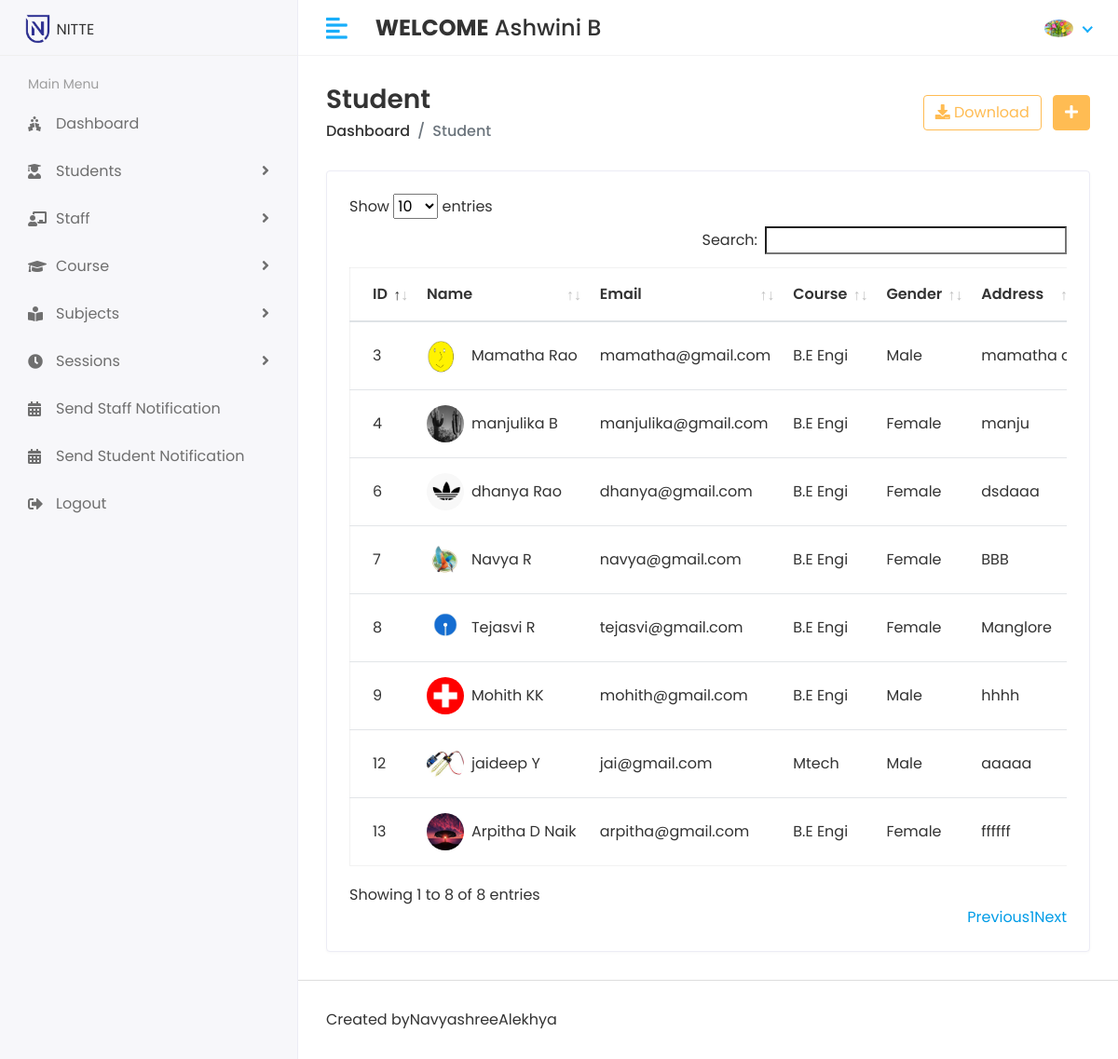
Screenshot of /HOD/Student/View (signed in) with the database file from the repository.
### app/models.py (models this page shows, shortened)
class CustomUser(AbstractUser):
    USER = (
        (1,'HOD'),
        (2,'STAFF'),
        (3,'STUDENT'),
    )
    user_type = models.CharField(choices=USER,max_length=50,default=1)
    profile_pic=models.ImageField(upload_to='media/profile_pic')

class Student(models.Model):
    admin=models.OneToOneField(CustomUser,on_delete=models.CASCADE)
    address = models.TextField()
    gender = models.CharField(max_length=100)
    course_id = models.ForeignKey(Course,on_delete=models.DO_NOTHING)
    session_id = models.ForeignKey(Session_Year,on_delete=models.DO_NOTHING)
    created_at=models.DateTimeField(auto_now_add=True)
    updated_at=models.DateTimeField(auto_now=True)

class Course(models.Model):
    name = models.CharField(max_length=100)
    created_at = models.DateTimeField(auto_now_add=True)
    updated_at = models.DateTimeField(auto_now=True)

### student_management_system/HODviews.py (the view)
# urls.py: path('HOD/Student/View',HODviews.VIEW_STUDENT,name='view_student'),
@login_required(login_url='/')
def VIEW_STUDENT(request):
    student = Student.objects.all() # we will get all data from student model
    context = {
        'student':student
    }
    return render(request,'HOD/view_student.html/',context)

### templates/HOD/view_student.html (shortened to what this page needs)
{% extends "base.html" %}
{% block content %}
<div class="content container-fluid">
    <div class="page-header">
       <div class="row align-items-center">
          <div class="col">
             <h3 class="page-title">Student</h3>
             <ul class="breadcrumb">
                <li class="breadcrumb-item"><a href="index.html">Dashboard</a></li>
                <li class="breadcrumb-item active">Student</li>
             </ul>
          </div>
          <div class="col-auto text-right float-right ml-auto">
             <a href="#" class="btn btn-outline-primary mr-2"><i class="fas fa-download"></i> Download</a>
             <a href="{% url "add_student" %}" class="btn btn-primary"><i class="fas fa-plus"></i></a>
          </div>
       </div>
    </div>
    <div class="row">
       <div class="col-sm-12">
          <div class="card card-table">
             <div class="card-body">
                <div class="table-responsive">
                   <table  id="table_id" class="table table-hover table-center mb-0 " >
                      <thead>
                         <tr>
                            <th>ID</th>
                            <th>Name</th>
                            <th>Email</th>
                            <th>Course</th>
                            <th>Gender</th>
                            <th>Address</th>
                         </tr>
                      </thead>
                      <tbody>
                        {% for i in student  %}
                         <tr>
                            <td>{{i.id}}</td>
                            <td>
                               <h2 class="table-avatar">
                                  <a href="student-details.html" class="avatar avatar-sm mr-2"><img class="avatar-img rounded-circle" src="/{{i.admin.profile_pic}}" alt="User Image"></a>
                                  <a href="student-details.html">{{i.admin.first_name}} {{i.admin.last_name}}</a>
                               </h2>
                            </td>
                            <td>{{i.admin.email}}</td>
                            <td>{{i.course_id.name}}</td>
                            <td>{{i.gender}}</td>
                            <td>{{i.address}}</td>
                         </tr>
                         {% endfor %}
                      </tbody>
                   </table>
                </div>
             </div>
          </div>
       </div>
    </div>
 </div>
{% endblock content %}

### templates/header.html (shortened to what this page needs)
{% load static %}
<div class="header">
    <div class="header-left">
       <a href="index.html" class="logo">
       <img src="{% static 'assets/img/nitte.png' %}" alt="Logo" width="30" height="50">
       </a>
       <p style="padding-top:20px;padding:left:5px">NITTE</p>
    </div>
    <a href="javascript:void(0);" id="toggle_btn">
    <i class="fas fa-align-left"></i>
    </a>
    <div class="top-nav-search mt-3">
       <h4><strong>WELCOME</strong>&nbsp;<span>{{user.first_name}} {{user.last_name}}</span></h4>
    </div>
    <ul class="nav user-menu">
       <li class="nav-item dropdown has-arrow">
          <a href="#" class="dropdown-toggle nav-link" data-toggle="dropdown">
         {% if user.profile_pic == "" %}
         <span class="user-img"><img class="rounded-circle" src="{% static 'assets/img/noimg.jpeg ' %}" width="31" alt="Ryan Taylor"></span>
         {% else %}
         <span class="user-img"><img class="rounded-circle" src="/{{user.profile_pic}}" width="31" alt="Ryan Taylor"></span>
         {% endif %}
         </a>
       </li>
    </ul>
 </div>

### static/assets/css/style.css (style rules this page uses)
html { height: 100%; }
body { background-color: #fff; color: #333; font-family: 'Poppins', sans-serif; font-size: 1rem; height: 100%; line-height: 1.5; overflow-x: hidden; }
h1, h2, h3, h4, h5, h6 { font-family: 'Poppins', sans-serif; margin-top: 0; }
a { color: #009ce7; }
input, button, a { transition: all 0.4s ease; -moz-transition: all 0.4s ease; -o-transition: all 0.4s ease; -ms-transition: all 0.4s ease; -webkit-transition: all 0.4s ease; }
ul, ol { padding: 0px; list-style: none; }
.table { color: #333; max-width: 100%; margin-bottom: 0; width: 100%; }
.table.dataTable { border-collapse: collapse !important; border: 1px solid rgba(0, 0, 0, 0.05); }
table.table td h2 { display: inline-block; font-size: inherit; font-weight: 400; margin: 0; padding: 0; vertical-align: middle; }
table.table td h2.table-avatar { align-items: center; display: inline-flex; font-size: inherit; font-weight: 400; margin: 0; padding: 0; vertical-align: middle; white-space: nowrap; }
table.table td h2 a { color: #333; }
.table thead tr th { font-weight: 600; }
.table tbody tr { border-bottom: 1px solid rgba(0, 0, 0, 0.05); }
.table.table-center td, .table.table-center th { vertical-align: middle; }
.card-table .card-body .table > thead > tr > th { border-top: 0; }
.card-table .card-body .table tr td:first-child, .card-table .card-body .table tr th:first-child { padding-left: 1.5rem; }
.card-table .table td, .card-table .table th { border-top: 1px solid #e2e5e8; padding: 1rem 0.75rem; white-space: nowrap; }
.btn-primary { background-color: #FFBC53; border: 1px solid #FFBC53; }
.btn-outline-primary { color: #FFBC53; border-color: #FFBC53; }
.card { border: 1px solid #ececf5; box-shadow: 0 1px 3px 0 rgba(0, 0, 0, 0.03); margin-bottom: 1.875rem; }
.card-body { padding: 1.5rem; }
.avatar { position: relative; display: inline-block; width: 3rem; height: 3rem }
.avatar > img { width: 100%; height: 100%; -o-object-fit: cover; object-fit: cover; }
.avatar-sm { width: 2.5rem; height: 2.5rem; }
.header { background-color: #fff; border-bottom: 1px solid #f3f3f4; left: 0; position: fixed; right: 0; top: 0; z-index: 1001; height: 60px; }
.header .header-left { float: left; height: 60px; padding: 0 20px; position: relative; width: 320px; z-index: 1; transition: all 0.2s ease-in-out; background-color: #f7f7fa; border-bottom: 1px solid #efefef; border-right: 1px solid #ececf5; display: flex; align-items: center; }
.header .header-left .logo { display: inline-block; line-height: 60px; }
.header .header-left .logo img { max-height: 40px; width: auto; }
.header .dropdown-toggle:after { display: none; }
.header .has-arrow .dropdown-toggle:after { border-top: 0; border-left: 0; border-bottom: 2px solid #18aefa; border-right: 2px solid #18aefa; content: ''; height: 8px; display: inline-block; pointer-events: none; -webkit-transform-origin: 66% 66%; -ms-transform-origin: 66% 66%; transform-origin: 66% 66%; -webkit-transform: rotate(45deg); -ms-transform: rotate(45deg); transform: rotate(45deg); -webkit-transition: all 0.15s ease-in-out; transition: all 0.15s ease-in-out; width: 8px; vertical-align: 0px; }
.user-menu { float: right; margin: 0; position: relative; z-index: 99; padding-right: 15px; }
.user-menu.nav > li > a { color: #a0a0a0; font-size: 14px; line-height: 58px; padding: 0 15px; height: 60px; }
.user-img { margin-right: 3px; position: relative; }
.top-nav-search { float: left; margin-left: 15px; }
.page-wrapper > .content { padding: 1.875rem 1.875rem 0; }
.page-header { margin-bottom: 1.875rem; }
.page-header .breadcrumb { background-color: transparent; color: #6c757d; font-size: 1rem; font-weight: 500; margin-bottom: 0; padding: 0; }
.page-header .breadcrumb a { color: #333; }
.page-title { font-size: 28px; font-weight: 600; color: #333; margin-bottom: 5px; }
@media (min-width: 992px) { #toggle_btn { align-items: center; color: #18aefa; display: inline-flex; float: left; font-size: 26px; height: 60px; justify-content: center; margin-left: 15px; padding: 0 15px; } }

### rows the page displays
CustomUser: first_name "Ashwini", last_name "B", profile_pic (picture)
Student: id "3", admin.profile_pic (picture), admin.first_name "Mamatha", admin.last_name "Rao", admin.email "mamatha@gmail.com", course_id.name "B.E Engi", gender "Male", address "mamatha…"
Student: id "4", admin.profile_pic (picture), admin.first_name "manjulika", admin.last_name "B", admin.email "manjulika@gmail.com", course_id.name "B.E Engi", gender "Female", address "manju"
Student: id "6", admin.profile_pic (picture), admin.first_name "dhanya", admin.last_name "Rao", admin.email "dhanya@gmail.com", course_id.name "B.E Engi", gender "Female", address "dsdaaa"
Student: id "7", admin.profile_pic (picture), admin.first_name "Navya", admin.last_name "R", admin.email "navya@gmail.com", course_id.name "B.E Engi", gender "Female", address "BBB"
Student: id "8", admin.profile_pic (picture), admin.first_name "Tejasvi", admin.last_name "R", admin.email "tejasvi@gmail.com", course_id.name "B.E Engi", gender "Female", address "Manglore"
Student: id "9", admin.profile_pic (picture), admin.first_name "Mohith", admin.last_name "KK", admin.email "mohith@gmail.com", course_id.name "B.E Engi", gender "Male", address "hhhh"
Student: id "12", admin.profile_pic (picture), admin.first_name "jaideep", admin.last_name "Y", admin.email "jai@gmail.com", course_id.name "Mtech", gender "Male", address "aaaaa"
Student: id "13", admin.profile_pic (picture), admin.first_name "Arpitha", admin.last_name "D Naik", admin.email "arpitha@gmail.com", course_id.name "B.E Engi", gender "Female", address "ffffff"
